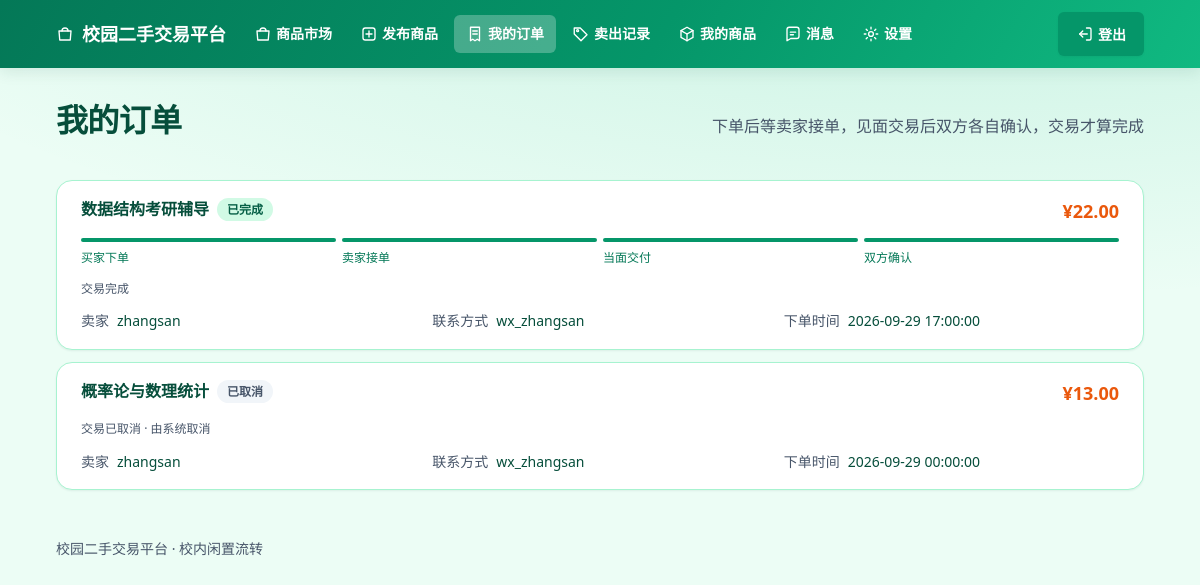
The app's page /my-orders (signed in) with its own data.
### tables this page shows
CREATE TABLE "orders" (
    id                INTEGER PRIMARY KEY,
    item_id           INTEGER NOT NULL REFERENCES items(id) ON DELETE RESTRICT,
    buyer_id          INTEGER NOT NULL REFERENCES users(id) ON DELETE RESTRICT,
    price             INTEGER NOT NULL CHECK (price > 0),
    status            TEXT NOT NULL DEFAULT '待接单'
                      CHECK (status IN ('待接单','待交付','已完成','已取消')),
    deal_code         TEXT NOT NULL
                      CHECK (deal_code GLOB '[0-9][0-9][0-9][0-9][0-9][0-9]'),
    accepted_at       TEXT,
    seller_confirm_at TEXT,
    buyer_confirm_at  TEXT,
    cancel_by         TEXT CHECK (cancel_by IN ('买家','卖家','系统')),
    created_at        TEXT NOT NULL DEFAULT (datetime('now')),
    CHECK ((status = '待接单' AND accepted_at IS NULL)
        OR (status IN ('待交付','已完成') AND accepted_at IS NOT NULL)
        OR status = '已取消'),
    CHECK (status <> '已完成'
        OR (seller_confirm_at IS NOT NULL AND buyer_confirm_at IS NOT NULL)),
    CHECK ((status = '已取消' AND cancel_by IS NOT NULL)
        OR (status <> '已取消' AND cancel_by IS NULL))
);

CREATE TABLE items (
    id          INTEGER PRIMARY KEY,
    title       TEXT NOT NULL,
    price       INTEGER NOT NULL CHECK (price > 0),
    condition   TEXT NOT NULL CHECK (condition IN ('全新','九成新','八成新','有使用痕迹')),
    description TEXT,
    status      TEXT NOT NULL DEFAULT '在售'
                CHECK (status IN ('在售','已预订','已售','下架')),
    category_id INTEGER NOT NULL REFERENCES categories(id) ON DELETE RESTRICT,
    seller_id   INTEGER NOT NULL REFERENCES users(id) ON DELETE RESTRICT,
    created_at  TEXT NOT NULL DEFAULT (datetime('now'))
);

CREATE TABLE users (
    id         INTEGER PRIMARY KEY,
    username   TEXT NOT NULL UNIQUE,
    password   TEXT NOT NULL,
    contact    TEXT,
    created_at TEXT NOT NULL DEFAULT (datetime('now'))
, openid TEXT);

### app.py (the view)
    @app.route("/my-orders")
    @login_required
    def my_orders():
        rows = get_db().execute(
            "SELECT o.*, i.title AS item_title, i.status AS item_status, "
            "i.seller_id AS seller_id, u.username AS seller_name, "
            "u.contact AS seller_contact "
            "FROM orders o JOIN items i ON o.item_id = i.id "
            "JOIN users u ON i.seller_id = u.id "
            "WHERE o.buyer_id = ? ORDER BY o.created_at DESC, o.id DESC",
            (g.user["id"],)).fetchall()
        return render_template("my_orders.html",
                               orders=[_order_view(r) for r in rows])

### chat.py (called while the page is built)
def unread_total(db, user_id):
    return db.execute(
        "SELECT COUNT(*) AS n FROM messages m JOIN items i ON m.item_id = i.id "
        "WHERE m.sender_id != ? AND m.read_at IS NULL "
        "AND (i.seller_id = ? OR m.buyer_id = ?)",
        (user_id, user_id, user_id)).fetchone()["n"]

### common.py (called while the page is built)
def format_price(cents):
    yuan, frac = divmod(cents, 100)
    return f"{yuan}.{frac:02d}"

def to_local_time(utc_str):
    dt = datetime.strptime(utc_str, "%Y-%m-%d %H:%M:%S") + timedelta(hours=8)
    return dt.strftime("%Y-%m-%d %H:%M:%S")

def with_display(row):
    d = dict(row)
    d["price_display"] = format_price(d["price"])
    d["created_at_local"] = to_local_time(d["created_at"])
    return d

### database.py (called while the page is built)
def connect(db_path):
    conn = sqlite3.connect(db_path, isolation_level=None)
    conn.row_factory = sqlite3.Row
    conn.execute("PRAGMA foreign_keys = ON;")
    return conn

### trading.py (called while the page is built)
def actions_for(order, user_id):
    is_buyer = order["buyer_id"] == user_id
    is_seller = order["seller_id"] == user_id
    status = order["status"]
    return {
        "is_buyer": is_buyer,
        "is_seller": is_seller,
        "can_accept": bool(is_seller and status == PENDING),
        "can_cancel": bool((is_buyer or is_seller) and status in ACTIVE_STATUSES),
        "can_deliver": bool(is_seller and status == DEALING
                            and order["seller_confirm_at"] is None),
        "can_receive": bool(is_buyer and status == DEALING
                            and order["buyer_confirm_at"] is None),
    }

### templates/my_orders.html (shortened to what this page needs)
{% extends "base.html" %}
{% block content %}
{% set status_class = {'待接单': 'st-pending', '待交付': 'st-dealing', '已完成': 'st-done', '已取消': 'st-cancelled'} %}
{% set done_map = {'待接单': 1, '待交付': 2, '已完成': 4, '已取消': 0} %}
{% set cur_map = {'待接单': 2, '待交付': 3, '已完成': 0, '已取消': 0} %}
{% set track_labels = ['买家下单', '卖家接单', '当面交付', '双方确认'] %}
<div class="page-head">
  <h1>我的订单</h1>
  <p class="lead">下单后等卖家接单，见面交易后双方各自确认，交易才算完成</p>
</div>
<ul class="order-list">
  {% for o in orders %}
  {% set done_n = done_map.get(o.status, 1) %}
  {% set cur_n = cur_map.get(o.status, 1) %}
  {% if o.status == '待交付' and o.seller_confirm_at %}
    {% set done_n = 3 %}{% set cur_n = 4 %}
  {% endif %}
  <li class="order-card">
    <div class="order-head">
      <div class="order-title">
        {% if o.item_status != '下架' %}
          <a href="{{ url_for('item_detail', item_id=o.item_id) }}">{{ o.item_title }}</a>
        {% else %}{{ o.item_title }}{% endif %}
        <span class="badge {{ status_class.get(o.status, '') }}">{{ o.status }}</span>
      </div>
      <span class="price">¥{{ o.price_display }}</span>
    </div>
    {% if o.status != '已取消' %}
    <div class="order-track" aria-hidden="true">
      {% for label in track_labels %}
      <div class="track-step {% if loop.index <= done_n %}done{% elif loop.index == cur_n %}current{% endif %}">
        <span class="track-bar"></span>
        <span class="track-label">{{ label }}</span>
      </div>
      {% endfor %}
    </div>
    {% endif %}
    <p class="order-hint">
      {{ o.status_hint }}
      {% if o.status == '已取消' and o.cancel_by %} · 由{{ o.cancel_by }}取消{% endif %}
    </p>
    <dl class="order-meta">
      <div><dt>卖家</dt><dd>{{ o.seller_name }}</dd></div>
      <div><dt>联系方式</dt><dd>{{ o.seller_contact or '对方未填写联系方式' }}</dd></div>
      <div><dt>下单时间</dt><dd>{{ o.created_at_local }}</dd></div>
    </dl>
  </li>
  {% else %}
  <li class="empty">还没有订单</li>
  {% endfor %}
</ul>
{% endblock %}

### static/style.css (style rules this page uses)
:root { --color-primary: #059669; --color-primary-strong: #047857; --color-on-primary: #ffffff; --color-secondary: #10b981; --color-accent: #ea580c; --color-accent-strong: #c2410c; --color-on-accent: #ffffff; --color-background: #ecfdf5; --color-foreground: #064e3b; --color-card: #ffffff; --color-muted: #e8f1f3; --color-muted-foreground: #475569; --color-border: #a7f3d0; --color-destructive: #dc2626; --color-ring: #059669; --font-display: system-ui, -apple-system, "Segoe UI", "PingFang SC", "Microsoft YaHei", sans-serif; --font-body: system-ui, -apple-system, "Segoe UI", "PingFang SC", "Microsoft YaHei", sans-serif; --text-xs: 0.75rem; --text-sm: 0.875rem; --text-base: 1rem; --text-lg: 1.125rem; --text-xl: 1.5rem; --text-2xl: 2rem; --space-1: 4px; --space-2: 8px; --space-3: 12px; --space-4: 16px; --space-6: 24px; --space-8: 32px; --space-12: 48px; --radius-sm: 6px; --radius-md: 10px; --radius-lg: 16px; --shadow-sm: 0 1px 2px rgba(6, 78, 59, 0.08); --shadow-md: 0 4px 14px rgba(6, 78, 59, 0.1); --shadow-lg: 0 12px 28px rgba(6, 78, 59, 0.14); --transition: 200ms ease; }
* { box-sizing: border-box; }
body { margin: 0; font-family: var(--font-body); font-size: var(--text-base); line-height: 1.6; color: var(--color-foreground); background: radial-gradient(1200px 400px at 80% -100px, rgba(16, 185, 129, 0.18), transparent), var(--color-background); min-height: 100dvh; }
a { color: var(--color-primary-strong); text-decoration: none; }
h1, h2, h3 { font-family: var(--font-display); line-height: 1.25; margin: 0 0 var(--space-4); }
h1 { font-size: var(--text-2xl); letter-spacing: -0.02em; }
.page-head { display: flex; align-items: baseline; justify-content: space-between; gap: var(--space-4); margin-bottom: var(--space-6); flex-wrap: wrap; }
.lead { color: var(--color-muted-foreground); margin: 0; }
.price { font-family: var(--font-display); font-size: var(--text-xl); font-weight: 700; color: var(--color-accent); font-variant-numeric: tabular-nums; }
.order-list { list-style: none; margin: 0; padding: 0; display: flex; flex-direction: column; gap: var(--space-3); }
.order-card { background: var(--color-card); border: 1px solid var(--color-border); border-radius: var(--radius-lg); box-shadow: var(--shadow-sm); padding: var(--space-4) var(--space-6); display: flex; flex-direction: column; gap: var(--space-3); }
.order-head { display: flex; align-items: flex-start; justify-content: space-between; gap: var(--space-3); }
.order-title { display: flex; flex-wrap: wrap; align-items: center; gap: var(--space-2); min-width: 0; font-weight: 700; }
.order-title a { color: var(--color-foreground); overflow-wrap: anywhere; }
.order-head .price { flex: 0 0 auto; font-size: var(--text-lg); }
.order-track { display: flex; gap: 6px; }
.track-step { flex: 1; min-width: 0; }
.track-bar { display: block; height: 4px; border-radius: 2px; background: var(--color-muted); }
.track-step.done .track-bar { background: var(--color-primary); }
.track-label { display: block; margin-top: 6px; font-size: var(--text-xs); color: var(--color-muted-foreground); }
.track-step.done .track-label { color: var(--color-primary-strong); }
.order-meta { display: grid; grid-template-columns: repeat(auto-fit, minmax(170px, 1fr)); gap: var(--space-1) var(--space-4); margin: 0; }
.order-meta div { display: flex; gap: var(--space-2); font-size: var(--text-sm); min-width: 0; }
.order-meta dt { color: var(--color-muted-foreground); flex: 0 0 auto; }
.order-meta dd { margin: 0; overflow-wrap: anywhere; }
.badge { display: inline-block; padding: 2px 10px; border-radius: 999px; font-size: var(--text-xs); font-weight: 700; background: var(--color-muted); color: var(--color-foreground); white-space: nowrap; }
.badge.st-done { background: #d1fae5; color: #065f46; }
.badge.st-cancelled { background: #f1f5f9; color: #475569; }
.order-hint { display: block; margin: 0; font-size: var(--text-xs); color: var(--color-muted-foreground); }

### records on screen
orders: item_title "数据结构考研辅导", status "已完成", price_display "22.00", track_labels "买家下单" "卖家接单" "当面交付" "双方确认", status_hint "交易完成", seller_name "zhangsan", contact "wx_zhangsan", created_at_local "2026-09-29 17:00:00"
orders: item_title "概率论与数理统计", status "已取消", price_display "13.00", status_hint "交易已取消", cancel_by "系统", seller_name "zhangsan", contact "wx_zhangsan", created_at_local "2026-09-29 00:00:00"
